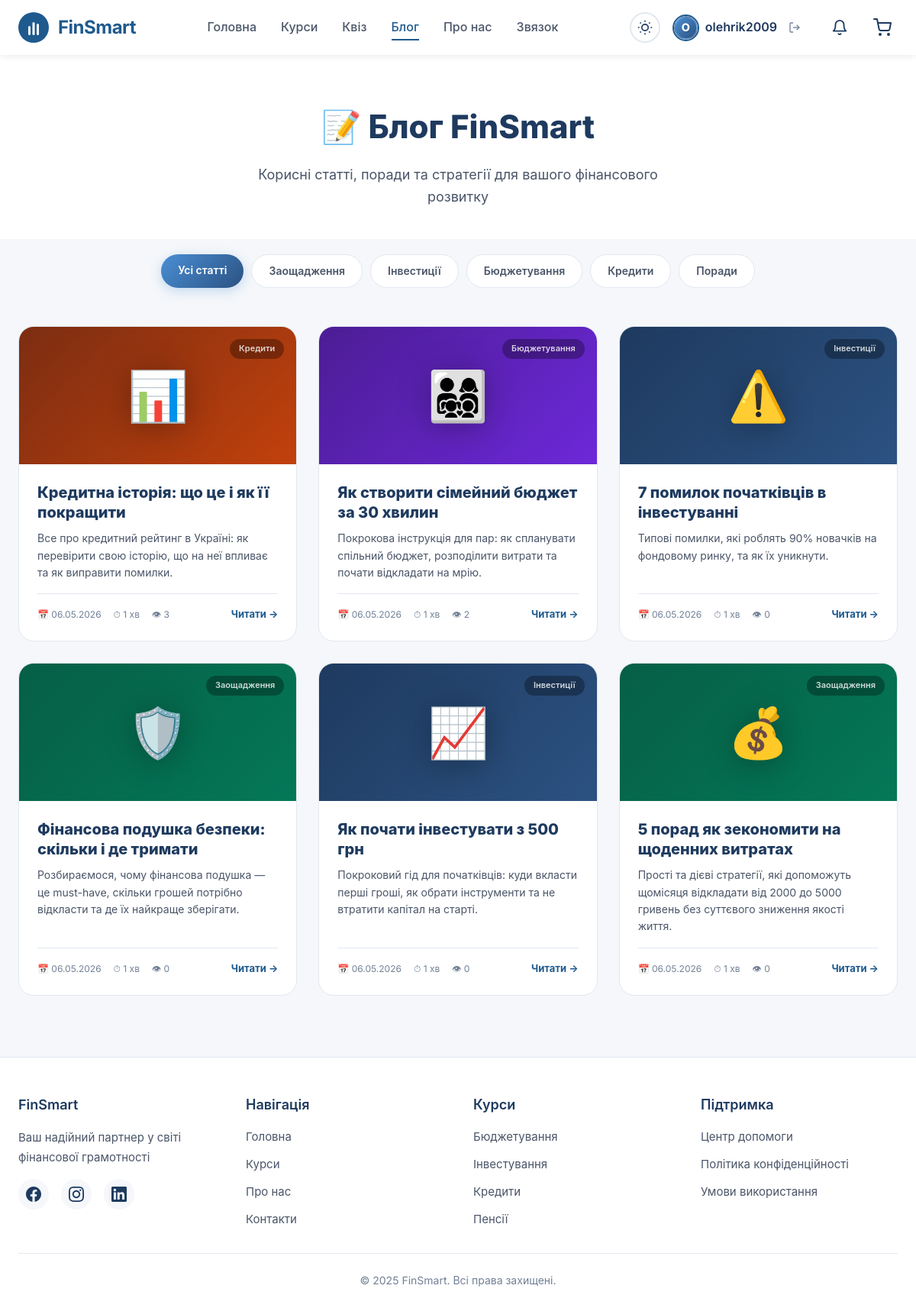
Page /blog/ (signed in) on the committed database.
### main/models.py (models this page shows, shortened)
class BlogPost(models.Model):
    CATEGORY_CHOICES = [
        ("savings", "Заощадження"),
        ("investing", "Інвестиції"),
        ("budgeting", "Бюджетування"),
        ("credit", "Кредити"),
        ("tips", "Поради"),
    ]
    title = models.CharField(max_length=255)
    slug = models.SlugField(max_length=255, unique=True)
    excerpt = models.TextField(max_length=500, help_text="Короткий опис для картки")
    content = models.TextField(help_text="Повний текст статті (HTML)")
    category = models.CharField(max_length=20, choices=CATEGORY_CHOICES, default="tips")
    cover_emoji = models.CharField(max_length=10, default="📰", help_text="Емодзі для обкладинки")
    author = models.ForeignKey(
        User, on_delete=models.SET_NULL, null=True, blank=True, related_name="blog_posts"
    )
    is_published = models.BooleanField(default=True)
    views_count = models.PositiveIntegerField(default=0)
    created_at = models.DateTimeField(auto_now_add=True)
    updated_at = models.DateTimeField(auto_now=True)
    class Meta:
        managed = True
        db_table = "main_blogpost"
        ordering = ["-created_at"]
    @property
    def reading_time(self):
        word_count = len(self.content.split())
        return max(1, round(word_count / 200))

### main/views.py (the view)
# urls.py: path("blog/", views.blog_list, name="blog"),
def blog_list(request):
    category = request.GET.get("category", "")
    posts = BlogPost.objects.filter(is_published=True)
    if category:
        posts = posts.filter(category=category)
    categories = BlogPost.CATEGORY_CHOICES
    return render(request, "main/blog.html", {
        "posts": posts,
        "categories": categories,
        "current_category": category,
    })

### main/context_processors.py (called while the page is built)
def cart_count(request):
    count = 0
    if request.user.is_authenticated:
        count = CartItem.objects.filter(user=request.user).count()
    else:
        session_key = request.session.session_key
        if not session_key:
            request.session.create()
            session_key = request.session.session_key
        count = CartItem.objects.filter(session_key=session_key).count()
    return {"cart_item_count": count}

def notifications_count(request):
    count = 0
    if request.user.is_authenticated:
        count = Notification.objects.filter(user=request.user, is_read=False).count()
    return {"unread_notifications_count": count}

### templates/main/blog.html (shortened to what this page needs)
{% extends 'base.html' %}
{% load static %}
{% block content %}
<section class="page-header">
    <div class="container">
        <h1 class="page-title">📝 Блог FinSmart</h1>
        <p class="page-description">
            Корисні статті, поради та стратегії для вашого фінансового розвитку
        </p>
    </div>
</section>
<section style="padding: 20px 0 0;">
    <div class="container">
        <div style="display: flex; gap: 10px; flex-wrap: wrap; justify-content: center;">
            <a href="{% url 'blog' %}"
                style="padding: 10px 22px; border-radius: 50px; font-size: 14px; font-weight: 600; text-decoration: none; transition: all .25s;
                {% if not current_category %}background: linear-gradient(135deg, #4a8fd5, #2c5282); color: #fff; box-shadow: 0 4px 15px rgba(74,143,213,.3);{% else %}background: var(--bg-card); color: var(--text-secondary); border: 1px solid var(--border-color);{% endif %}">
                Усі статті
            </a>
            {% for cat_value, cat_label in categories %}
            <a href="{% url 'blog' %}?category={{ cat_value }}"
                style="padding: 10px 22px; border-radius: 50px; font-size: 14px; font-weight: 600; text-decoration: none; transition: all .25s;
                {% if current_category == cat_value %}background: linear-gradient(135deg, #4a8fd5, #2c5282); color: #fff; box-shadow: 0 4px 15px rgba(74,143,213,.3);{% else %}background: var(--bg-card); color: var(--text-secondary); border: 1px solid var(--border-color);{% endif %}">
                {{ cat_label }}
            </a>
            {% endfor %}
        </div>
    </div>
</section>
<section style="padding: 50px 0 80px;">
    <div class="container">
        <div style="display: grid; grid-template-columns: repeat(auto-fill, minmax(340px, 1fr)); gap: 28px;">
            {% for post in posts %}
            <article class="animate-on-scroll"
                style="background: var(--bg-card); border-radius: 20px; overflow: hidden; border: 1px solid var(--border-color); transition: transform .3s, box-shadow .3s; display: flex; flex-direction: column;"
                onmouseover="this.style.transform='translateY(-6px)'; this.style.boxShadow='0 20px 50px rgba(0,0,0,.2)'"
                onmouseout="this.style.transform=''; this.style.boxShadow=''">
                <div style="height: 180px; background: linear-gradient(135deg, {% if post.category == 'savings' %}#065f46, #047857{% elif post.category == 'investing' %}#1e3a5f, #2c5282{% elif post.category == 'budgeting' %}#4c1d95, #6d28d9{% elif post.category == 'credit' %}#7c2d12, #c2410c{% else %}#1e3a5f, #4a8fd5{% endif %}); display: flex; align-items: center; justify-content: center; position: relative;">
                    <span style="font-size: 64px; filter: drop-shadow(0 4px 20px rgba(0,0,0,.3));">{{ post.cover_emoji }}</span>
                    <div style="position: absolute; top: 16px; right: 16px; background: rgba(0,0,0,.3); backdrop-filter: blur(10px); padding: 4px 12px; border-radius: 20px; font-size: 11px; font-weight: 600; color: rgba(255,255,255,.8);">
                        {{ post.get_category_display }}
                    </div>
                </div>
                <div style="padding: 24px; flex: 1; display: flex; flex-direction: column;">
                    <h2 style="font-size: 20px; font-weight: 800; color: var(--text-primary); margin-bottom: 10px; line-height: 1.3;">
                        <a href="{% url 'blog_detail' post.slug %}" style="text-decoration: none; color: inherit;">{{ post.title }}</a>
                    </h2>
                    <p style="font-size: 14px; color: var(--text-secondary); line-height: 1.6; flex: 1; margin-bottom: 16px;">
                        {{ post.excerpt|truncatewords:25 }}
                    </p>
                    <div style="display: flex; align-items: center; justify-content: space-between; padding-top: 16px; border-top: 1px solid var(--border-color);">
                        <div style="display: flex; gap: 16px; font-size: 12px; color: var(--text-muted);">
                            <span>📅 {{ post.created_at|date:"d.m.Y" }}</span>
                            <span>⏱ {{ post.reading_time }} хв</span>
                            <span>👁 {{ post.views_count }}</span>
                        </div>
                        <a href="{% url 'blog_detail' post.slug %}"
                            style="font-size: 13px; font-weight: 700; color: var(--brand-primary); text-decoration: none;">
                            Читати →
                        </a>
                    </div>
                </div>
            </article>
            {% endfor %}
        </div>
    </div>
</section>
{% endblock %}

### templates/base.html (shortened to what this page needs)
<!DOCTYPE html>
{% load static %}
{% load i18n %}
{% get_current_language as LANGUAGE_CODE %}
<html lang="{{ LANGUAGE_CODE }}">
<head>
    <link rel="stylesheet" href="https://cdnjs.cloudflare.com/ajax/libs/font-awesome/6.0.0/css/all.min.css">
    <link rel="stylesheet" href="{% static 'css/style.css' %}">
    <link rel="stylesheet" type="text/css" href="https://cdn.jsdelivr.net/npm/toastify-js/src/toastify.min.css">
</head>
<body data-authenticated="{% if user.is_authenticated %}1{% else %}0{% endif %}">
    <header class="header">
        <div class="container">
            <div class="nav-wrapper">
                <a href="{% url 'index' %}" class="logo">
                    <span class="logo-text">FinSmart</span>
                </a>
                <nav class="nav">
                    <a href="{% url 'index' %}"
                        class="nav-link {% if request.resolver_match.url_name == 'index' %}active{% endif %}">{% trans "Головна" %}</a>
                    <a href="{% url 'courses' %}"
                        class="nav-link {% if request.resolver_match.url_name == 'courses' %}active{% endif %}">{% trans "Курси" %}</a>
                    <a href="{% url 'quiz' %}"
                        class="nav-link {% if request.resolver_match.url_name == 'quiz' %}active{% endif %}">{% trans "Квіз" %}</a>
                    <a href="{% url 'blog' %}"
                        class="nav-link {% if request.resolver_match.url_name == 'blog' or request.resolver_match.url_name == 'blog_detail' %}active{% endif %}">{% trans "Блог" %}</a>
                    <a href="{% url 'about' %}"
                        class="nav-link {% if request.resolver_match.url_name == 'about' %}active{% endif %}">{% trans "Про нас" %}</a>
                    <a href="{% url 'contact' %}"
                        class="nav-link {% if request.resolver_match.url_name == 'contact' %}active{% endif %}">{% trans "Звязок" %}</a>
                </nav>
                <div class="header-actions">
                    <button class="theme-toggle" id="themeToggle" aria-label="{% trans 'Перемикач теми' %}">
                    </button>
                    {% if not user.is_authenticated %}
                    <a href="{% url 'register' %}" class="btn-register-desktop"
                        style="background: #ffa048; color: white; padding: 10px 20px; border-radius: 8px; text-decoration: none; margin-right: 15px; font-weight: 700; display: inline-flex; align-items: center;">Реєстрація</a>
                    {% else %}
                    <div class="user-menu" style="display: flex; align-items: center; gap: 15px; margin-right: 15px;">
                        <a href="{% url 'profile' %}"
                            style="display: flex; align-items: center; gap: 8px; text-decoration: none;">
                            <div class="user-avatar-nav"
                                style="width: 35px; height: 35px; border-radius: 50%; overflow: hidden; border: 2px solid var(--brand-primary); display: flex; align-items: center; justify-content: center;">
                                {% if user.profile.image and user.profile.image.url != '/media/default.jpg' %}
                                <img src="{{ user.profile.image.url }}"
                                    style="width: 100%; height: 100%; object-fit: cover;">
                                {% else %}
                                <div class="letter-avatar" style="font-size: 0.9rem;">{{ user.username|first|upper }}
                                </div>
                                {% endif %}
                            </div>
                            <span style="font-weight: 600; color: var(--text-primary);">{{ user.username }}</span>
                        </a>
                        <form method="post" action="{% url 'logout' %}"
                            style="margin: 0; display: flex; align-items: center;">
                            <button type="submit"
                                style="background: none; border: none; cursor: pointer; color: var(--text-muted); display: flex; align-items: center; gap: 4px; padding: 0;">
                                <svg width="16" height="16" viewBox="0 0 24 24" fill="none" stroke="currentColor"
                                    stroke-width="2">
                                    <path d="M9 21H5a2 2 0 0 1-2-2V5a2 2 0 0 1 2-2h4"></path>
                                    <polyline points="16 17 21 12 16 7"></polyline>
                                    <line x1="21" y1="12" x2="9" y2="12"></line>
                                </svg>
                            </button>
                        </form>
                    </div>
                    {% endif %}
                    {% if user.is_authenticated %}
                    <div class="notif-bell" id="notifBell" onclick="toggleNotifDropdown()">
                        <svg width="22" height="22" viewBox="0 0 24 24" fill="none" stroke="currentColor" stroke-width="2" stroke-linecap="round" stroke-linejoin="round">
                            <path d="M18 8A6 6 0 0 0 6 8c0 7-3 9-3 9h18s-3-2-3-9"></path>
                            <path d="M13.73 21a2 2 0 0 1-3.46 0"></path>
                        </svg>
                    </div>
                    {% endif %}
                    <a href="{% url 'cart_detail' %}" class="cart-btn"
                        style="position: relative; text-decoration: none; color: var(--text-primary); transition: color 0.3s ease; display: flex; align-items: center; justify-content: center; width: 40px; height: 40px;">
                        <svg width="24" height="24" viewBox="0 0 24 24" fill="none" stroke="currentColor"
                            stroke-width="2" stroke-linecap="round" stroke-linejoin="round">
                            <circle cx="9" cy="21" r="1"></circle>
                            <circle cx="20" cy="21" r="1"></circle>
                            <path d="M1 1h4l2.68 13.39a2 2 0 0 0 2 1.61h9.72a2 2 0 0 0 2-1.61L23 6H6"></path>
                        </svg>
                    </a>
                </div>
            </div>
        </div>
    </header>
    <main>
        {% block content %}{% endblock %}
    </main>
    <footer class="footer">
        <div class="container">
            <div class="footer-content">
                <div class="footer-section">
                    <h3>FinSmart</h3>
                    <p class="footer-description">
                        Ваш надійний партнер у світі фінансової грамотності
                    </p>
                    <div class="social-links">
                        <a href="#" class="social-link" aria-label="Facebook">
                        </a>
                        <a href="#" class="social-link" aria-label="Instagram">
                        </a>
                        <a href="#" class="social-link" aria-label="LinkedIn">
                        </a>
                    </div>
                </div>
                <div class="footer-section">
                    <h3>Навігація</h3>
                    <div class="footer-links">
                        <a href="{% url 'index' %}" class="footer-link">Головна</a>
                        <a href="{% url 'courses' %}" class="footer-link">Курси</a>
                        <a href="{% url 'about' %}" class="footer-link">Про нас</a>
                        <a href="{% url 'contact' %}" class="footer-link">Контакти</a>
                    </div>
                </div>
                <div class="footer-section">
                    <h3>Курси</h3>
                    <div class="footer-links">
                        <a href="{% url 'courses' %}?category=budgeting" class="footer-link">Бюджетування</a>
                        <a href="{% url 'courses' %}?category=investing" class="footer-link">Інвестування</a>
                        <a href="{% url 'courses' %}?category=credit" class="footer-link">Кредити</a>
                        <a href="{% url 'courses' %}?category=pension" class="footer-link">Пенсії</a>
                    </div>
                </div>
                <div class="footer-section">
                    <h3>Підтримка</h3>
                    <div class="footer-links">
                        <a href="{% url 'contact' %}" class="footer-link">Центр допомоги</a>
                        <a href="#" class="footer-link">Політика конфіденційності</a>
                        <a href="#" class="footer-link">Умови використання</a>
                    </div>
                </div>
            </div>
            <div class="footer-bottom">
                <p>© 2025 FinSmart. Всі права захищені.</p>
            </div>
        </div>
    </footer>
</body>
</html>

### rows in the picture
BlogPost: cover_emoji "📊", category "Кредити", title "Кредитна історія: що це і як її покращити", excerpt "Все про кредитний рейтинг в Україні: як перевірити свою історію, що на неї впливає та як виправити помилки.", created_at "06.05.2026", reading_time "1", views_count "3"
BlogPost: cover_emoji "👨‍👩‍👧‍👦", category "Бюджетування", title "Як створити сімейний бюджет за 30 хвилин", excerpt "Покрокова інструкція для пар: як спланувати спільний бюджет, розподілити витрати та почати відкладати на мрію.", created_at "06.05.2026", reading_time "1", views_count "2"
BlogPost: cover_emoji "⚠️", category "Інвестиції", title "7 помилок початківців в інвестуванні", excerpt "Типові помилки, які роблять 90% новачків на фондовому ринку, та як їх уникнути.", created_at "06.05.2026", reading_time "1", views_count "0"
BlogPost: cover_emoji "🛡️", category "Заощадження", title "Фінансова подушка безпеки: скільки і де тримати", excerpt "Розбираємося, чому фінансова подушка — це must-have, скільки грошей потрібно відкласти та де їх найкраще зберігати.", created_at "06.05.2026", reading_time "1", views_count "0"
BlogPost: cover_emoji "📈", category "Інвестиції", title "Як почати інвестувати з 500 грн", excerpt "Покроковий гід для початківців: куди вкласти перші гроші, як обрати інструменти та не втратити капітал на старті.", created_at "06.05.2026", reading_time "1", views_count "0"
BlogPost: cover_emoji "💰", category "Заощадження", title "5 порад як зекономити на щоденних витратах", excerpt "Прості та дієві стратегії, які допоможуть щомісяця відкладати від 2000 до 5000 гривень без суттєвого зниження якості життя.", created_at "06.05.2026", reading_time "1", views_count "0"

### other values in the picture
{{ user.username|first|upper }} "O"
{{ user.username }} "olehrik2009"
{{ cat_label }} "Заощадження" "Інвестиції" "Бюджетування" "Кредити" "Поради"
